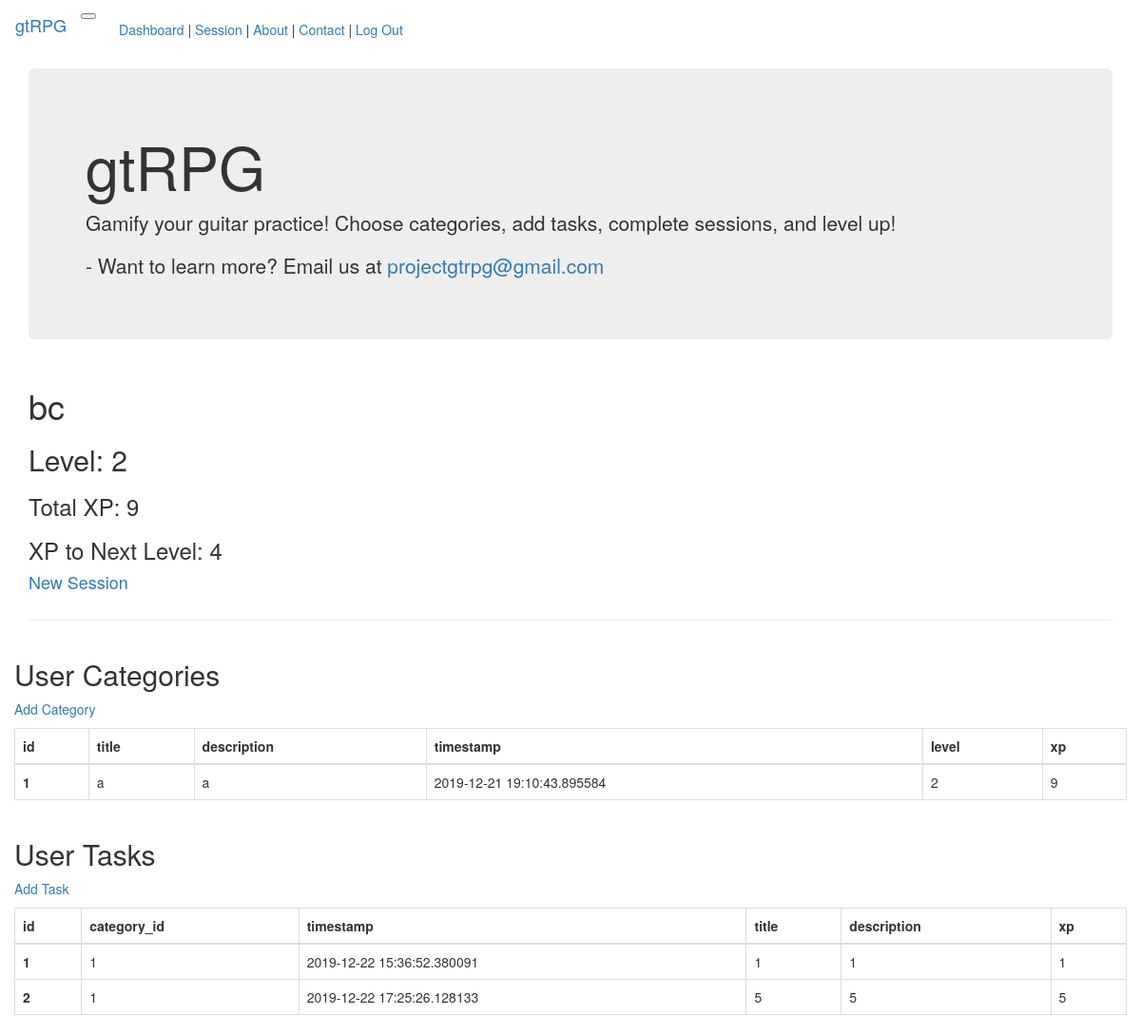
Before: /user/bc (signed in) with the older database file.
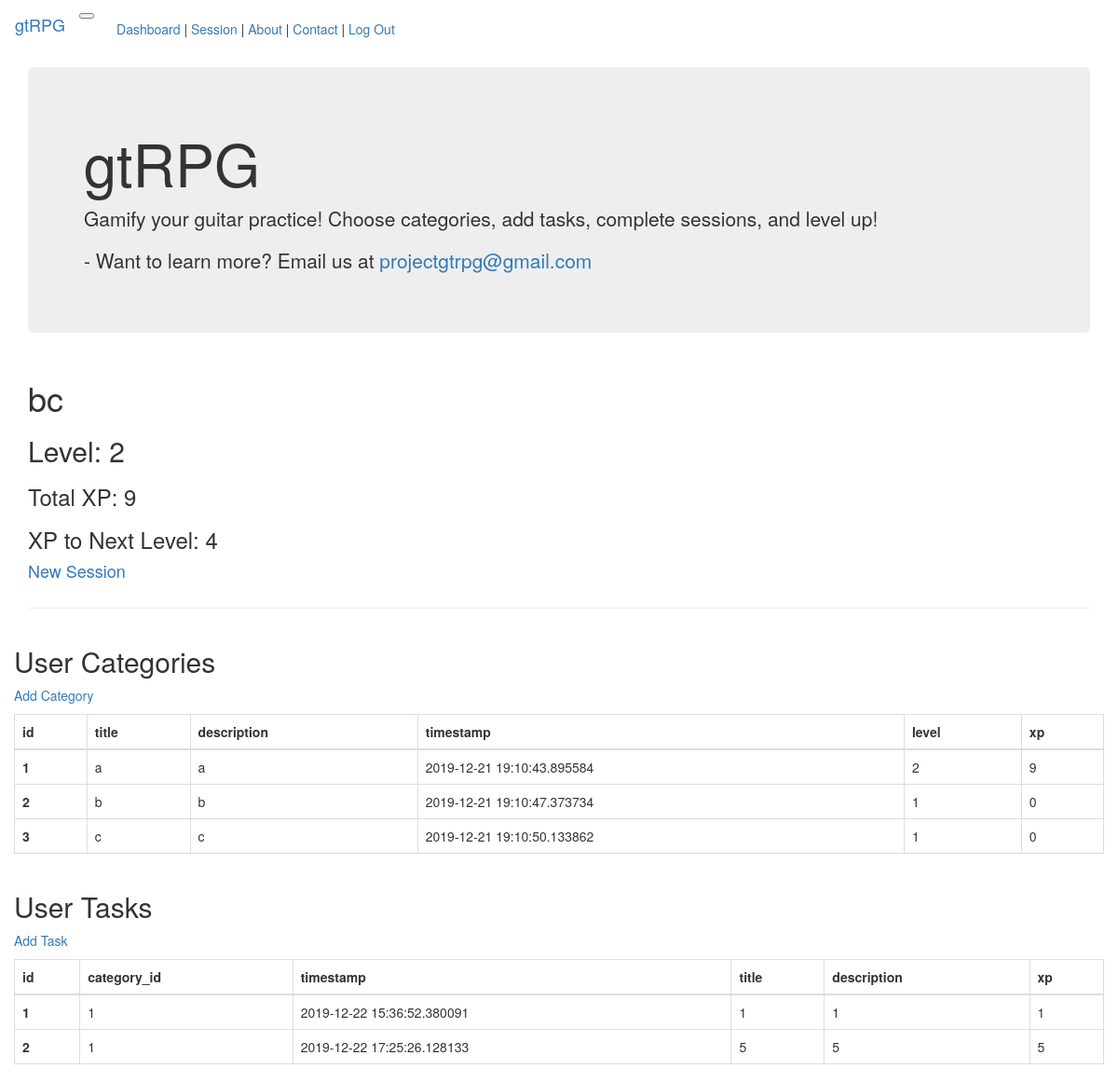
After: the same page with the newer database file.
### app/models.py (models this page shows, shortened)
class User(UserMixin, db.Model):
    id = db.Column(db.Integer, primary_key=True)
    username = db.Column(db.String(64), index=True, unique=True)
    email = db.Column(db.String(120), index=True, unique=True)
    password_hash = db.Column(db.String(128))
    about_me = db.Column(db.String(140))
    last_seen = db.Column(db.DateTime, default=datetime.utcnow)
    level = db.Column(db.Integer, default=1, index=True)
    xp = db.Column(db.Integer, default=0, index=True)
    level_up_xp_modifier = db.Column(db.Integer, default=5, index=True)
    xp_to_next_level = db.Column(db.Integer, default=5, index=True)
    xp_to_next_level_constant = db.Column(db.Float, default=5.0)
    user_category = db.relationship('UserCategory', lazy=True)

class UserCategory(db.Model):
    user_id = db.Column('user_id', db.Integer, db.ForeignKey('user.id'), primary_key=True)
    category_id = db.Column('category_id', db.Integer, db.ForeignKey('category.id'), primary_key=True)
    level = db.Column('user_category_level', db.Integer, default=1, index=True)
    xp = db.Column('user_category_xp', db.Integer, default=0, index=True)
    level_up_xp_modifier = db.Column(db.Integer, default=5)
    xp_to_next_level = db.Column(db.Integer, default=5)
    xp_to_next_level_constant = db.Column(db.Float, default=5.0)

class Category(db.Model):
    id = db.Column(db.Integer, primary_key=True)
    title = db.Column(db.String(100), unique=True, nullable=False)
    description = db.Column(db.String(200))
    timestamp = db.Column(db.DateTime, index=True, default=datetime.utcnow)
    tasks = db.relationship('Task', backref='category', lazy=True)

class Task(db.Model):
    id = db.Column(db.Integer, primary_key=True)
    user_id = db.Column('user_id', db.Integer, db.ForeignKey('user.id'))
    category_id = db.Column(db.Integer, db.ForeignKey('category.id'), nullable=False)
    timestamp = db.Column(db.DateTime, index=True, default=datetime.utcnow)
    title = db.Column(db.String(100), nullable=False)
    description = db.Column(db.String(200))
    xp = db.Column(db.Integer, index=True)

### app/main/routes.py (the view)
@bp.route('/user/<username>', methods=['GET'])
@login_required
def user(username):
    user = User.query.filter_by(username=username).first_or_404()
    duser = get_dumped_user(user)
    result_list = (db.session.query(UserCategory, Category)
                   .filter(UserCategory.user_id == user.id)
                   .filter(Category.id == UserCategory.category_id)
                   .all())
    debug_flash("result_list", result_list)
    user_task_list = Task.query.filter(Task.user_id == user.id).all()
    return render_template('user.html', title=f"{user.username} Profile | gtRPG", user=duser, result_list=result_list,
                            user_task_list=user_task_list)

### app/main/routes.py (called while the page is built)
@bp.before_request
def before_request():
    if current_user.is_authenticated:
        current_user.last_seen = datetime.utcnow()
        db.session.commit()

def get_dumped_user(user):
    dumped_user = USER_SCHEMA.dump(user)
    return dumped_user

def debug_flash(item_name, item):
    if DEBUG is True:
        flash(f'{item_name}={item}')

### app/models.py (called while the page is built)
@login.user_loader
def load_user(id):
    return User.query.get(int(id))

### app/templates/user.html (shortened to what this page needs)
{% extends "base.html" %}
{% block app_content %}
    <table>
        <tr valign="top">
            <td>
                <h1>{{ user.username }}</h1>
                <h2> Level: {{ user.level }}</h2>
                <h3> Total XP: {{ user.xp }}</h3>
                <h3> XP to Next Level: {{ user.xp_to_next_level }}</h3>
                <h4><a href="{{ url_for('main.new_session', username=current_user.username) }}">New Session</a></h4>
            </td>
        </tr>
    </table>
    <hr>
    <div class="row" id ="userCategoriesTable">
        <div class="col-12">
            <h2>User Categories</h2>
            <p></p><a href="{{ url_for('main.add_user_category', username=current_user.username) }}">Add Category</a></p>
            <table class="table table-dark table-bordered table-hover">
                <thead class="thead-dark">
                    <tr>
                        <th scope="col">id</th>
                        <th scope="col">title</th>
                        <th scope="col">description</th>
                        <th scope="col">timestamp</th>
                        <th scope="col">level</th>
                        <th scope="col">xp</th>
                    </tr>
                </thead>
                <tbody>
                    {% for result in result_list %}
                        <tr>
                            <th scope="row">{{result[1].id}}</th>
                            <td>{{result[1].title}}</td>
                            <td>{{result[1].description}}</td>
                            <td>{{result[1].timestamp}}</td>
                            <td>{{result[0].level}}</td>
                            <td>{{result[0].xp}}</td>
                        </tr>
                    {% endfor %}
                </tbody>
            </table>
        </div>
    </div>
    <div class="row" id ="tasksTable">
        <div class="col-12">
            <h2>User Tasks</h2>
            <p><a href="{{ url_for('main.add_user_task', username=current_user.username) }}">Add Task</a></p>
            <table class="table table-dark table-bordered table-hover">
                <thead class="thead-dark">
                    <tr>
                        <th scope="col">id</th>
                        <th scope="col">category_id</th>
                        <th scope="col">timestamp</th>
                        <th scope="col">title</th>
                        <th scope="col">description</th>
                        <th scope="col">xp</th>
                    </tr>
                </thead>
                <tbody>
                    {% for task in user_task_list %}
                        <tr>
                            <th scope="row">{{task.id}}</th>
                            <td>{{task.category_id}}</td>
                            <td>{{task.timestamp}}</td>
                            <td>{{task.title}}</td>
                            <td>{{task.description}}</td>
                            <td>{{task.xp}}</td>
                        </tr>
                    {% endfor %}
                </tbody>
            </table>
        </div>
    </div>
{% endblock %}

### app/templates/base.html (shortened to what this page needs)
{% extends 'bootstrap/base.html' %}
{% block navbar %}
    <nav class="navbar fixed-top navbar-expand-lg navbar-dark bg-dark">
        <a class="navbar-brand" href="{{ url_for('main.index', username=current_user.username) }}">gtRPG</a>
            <button class="navbar-toggler" type="button" data-toggle="collapse" data-target="#navbarNav" aria-controls="navbarNav" aria-expanded="false" aria-label="Toggle navigation">
            </button>
        <div class="collapse navbar-collapse" id="navbarNav">
            <ul class="navbar-nav">
                {% if current_user.is_anonymous %}
                <a class="nav-link nav-item" href="{{ url_for('auth.login') }}">Log In </a>|
                {% else %}
                <a class="nav-link nav-item" href="{{ url_for('main.index', username=current_user.username) }}">Dashboard </a>|
                <a class="nav-link nav-item" href="{{ url_for('main.new_session', username=current_user.username) }}"> Session </a>|
                <a class="nav-link nav-item" href="{{ url_for('main.about') }}"> About </a>|
                <a class="nav-link nav-item" href="{{ url_for('main.contact') }}"> Contact </a>|
                <a class="nav-link nav-item" href="{{ url_for('auth.logout') }}"> Log Out</a>
                {% endif %}
            </ul>
        </div>
    </nav>
{% endblock %}
{% block content %}
    <div class="container">
        <div class="jumbotron">
            <h1>gtRPG</h1>
            <p>Gamify your guitar practice! Choose categories, add tasks, complete sessions, and level up!</p>
            <p> - Want to learn more? Email us at <a href="mailto:projectgtrpg@gmail.com">projectgtrpg@gmail.com</a></p>
        </div>
        {% block app_content %}{% endblock %}
    </div>
{% endblock %}

Changed rows visible on the page:
added UserCategory: result "2", title "b", description "b", timestamp "2019-12-21 19:10:47.373734", user_category_level "1", user_category_xp "0"
added UserCategory: result "3", title "c", description "c", timestamp "2019-12-21 19:10:50.133862", user_category_level "1", user_category_xp "0"
